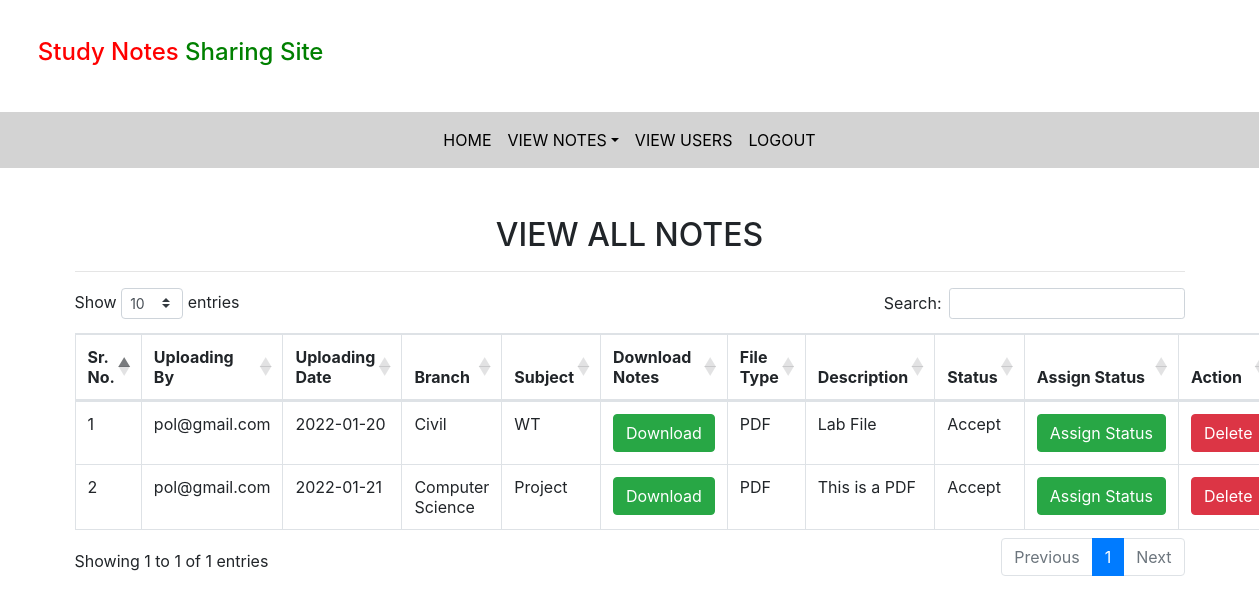
Page /all_notes (signed in) on the committed database.
### notes/models.py (models this page shows, shortened)
class Notes(models.Model):
    user = models.ForeignKey(User,on_delete=models.CASCADE)
    uploadingdate = models.CharField(max_length=30)
    branch = models.CharField(max_length=30)
    subject = models.CharField(max_length=30)
    notesfile = models.FileField( null=True)
    filetype = models.CharField(max_length=30)
    description= models.CharField(max_length=200, null=True)
    status = models.CharField(max_length=200)

### notes/views.py (the view)
# urls.py: path('all_notes',all_notes,name='all_notes'),
def all_notes(request):
    if not request.user.is_authenticated:
        return redirect('login_admin')
    notes = Notes.objects.all()
    d = {'notes':notes}
    return render(request,'all_notes.html',d)

### notes/templates/all_notes.html (shortened to what this page needs)
{% extends 'admin_nav.html' %}
{% load static %}
{% block body %}
<link rel="stylesheet" href="https://cdnjs.cloudflare.com/ajax/libs/twitter-bootstrap/4.5.2/css/bootstrap.css">
<link rel="stylesheet" href="https://cdn.datatables.net/1.11.3/css/dataTables.bootstrap4.min.css">
<div class="container mt-5">
    <h2 class="text-center">VIEW ALL NOTES</h2>
    <hr>
    <table class="table table-bordered" id="example">
        <thead>
            <tr>
                <th>Sr. No.</th>
                <th>Uploading By</th>
                <th>Uploading Date</th>
                <th>Branch</th>
                <th>Subject</th>
                <th>Download Notes</th>
                <th>File Type</th>
                <th>Description</th>
                <th>Status</th>
                <th>Assign Status</th>
                <th>Action</th>
            </tr>
        </thead>
            {% for i in notes %}
        <tbody>
            <tr>
                <td>{{forloop.counter}}</td>
                <td>{{i.user.username}}</td>
                <td>{{i.uploadingdate}}</td>
                <td>{{i.branch}}</td>
                <td>{{i.subject}}</td>
                <td><a href="{{i.notesfile.url}}" class="btn btn-success" download>Download</a></td>
                <td>{{i.filetype}}</td>
                <td>{{i.description}}</td>
                <td>{{i.status}}</td>
                <td><a href="{% url 'assign_status' i.id %}" class="btn btn-success">Assign&nbsp;Status</a></td>
                <td><a href="{% url 'delete_notes' i.id %}" class="btn btn-danger"
                        onclick="return confirm('Are You want to delete?')">Delete</a></td>
            </tr>
            {% endfor %}
        </tbody>
    </table>
</div>
{% endblock %}

### rows in the picture
Notes: user.username "pol@gmail.com", uploadingdate "2022-01-20", branch "Civil", subject "WT", filetype "PDF", description "Lab File", status "Accept"
Notes: user.username "pol@gmail.com", uploadingdate "2022-01-21", branch "Computer Science", subject "Project", filetype "PDF", description "This is a PDF", status "Accept"
